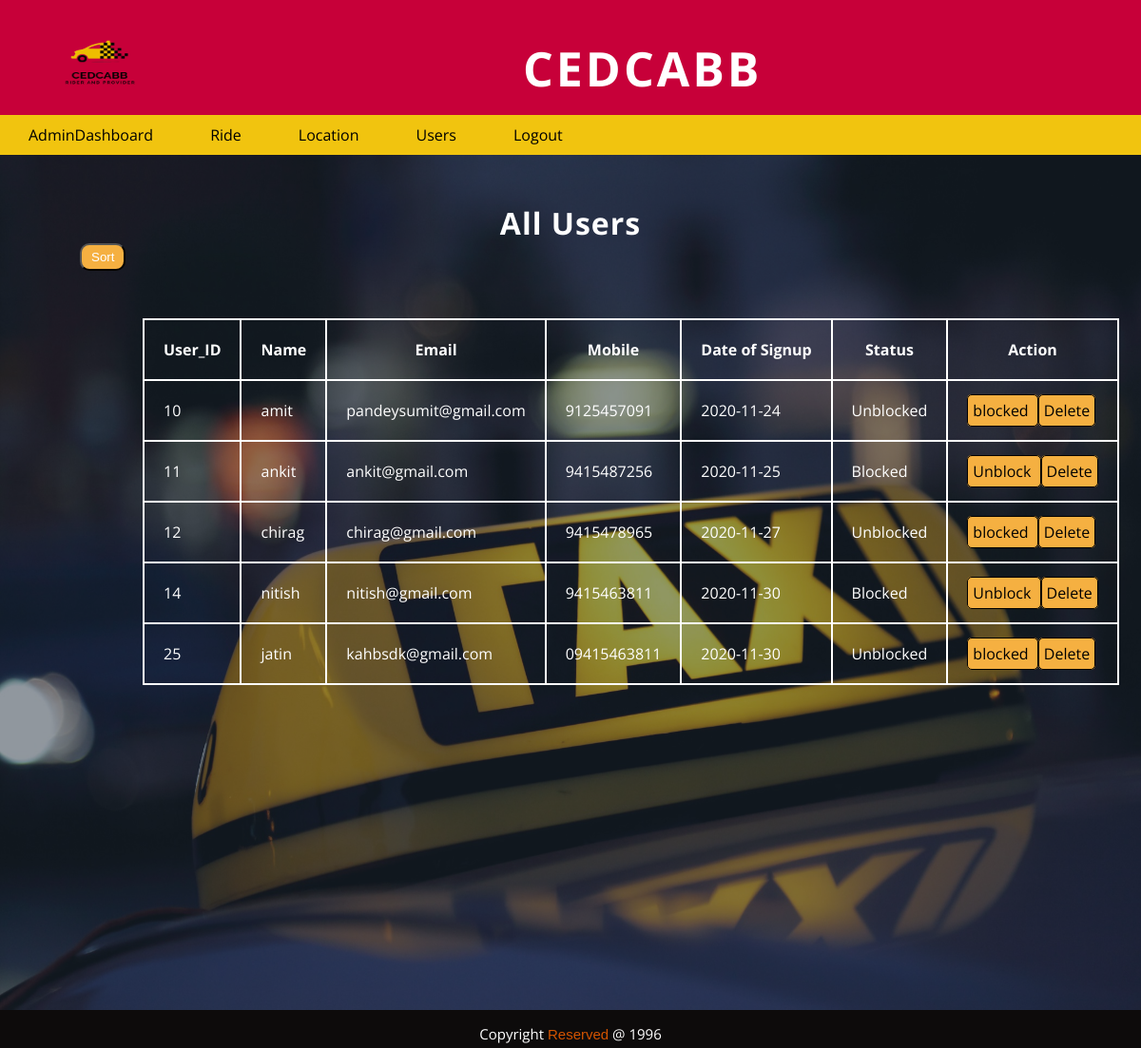
The page /Admin/manageCustomer.php on the database its author committed.
### tables this page shows
CREATE TABLE `userTable` (
  `user_id` int(50) NOT NULL,
  `username` varchar(50) NOT NULL,
  `mobile` varchar(50) NOT NULL,
  `email` varchar(50) NOT NULL,
  `password` varchar(200) NOT NULL,
  `date` date NOT NULL DEFAULT current_timestamp(),
  `is_admin` varchar(50) NOT NULL DEFAULT 'user',
  `is_block` int(10) NOT NULL DEFAULT 0
);

### Admin/config.php (called while the page is built, shortened)
<?php
class DB
{
    public function connect($host, $user, $pass, $dtb)
    {
        return $this->conn = mysqli_connect($host, $user, $pass, $dtb) or die('Could Not Connect.');
    }
}
class User extends DB
{
    public function getData($sort)
    {
        $result = mysqli_query($this->conn, "SELECT * FROM userTable WHERE `is_admin`!='admin' ORDER BY $sort ");
        if (mysqli_num_rows($result) > 0) {
            return $result;
        }
    }
}

### Admin/manageCustomer.php (the view, shortened to what this page needs)
<?php
require 'header.php';
require 'config.php';
$db = new User();
$db->connect('localhost', 'root', '', 'CabBooking');
?>
<?php if (isset($_GET['sort'])) {
    $sort = $_GET['sort'];
} else {
    $sort = 'user_id';
}
$sql = $db->getData($sort);
?>
<body class="admintop">
    <div class="adminbody">
        <img src="../images/taxi4.jpg" alt="">
        <div id="AdminWelcomeQuote">
            <h1>All Users</h1>
        </div>
        <div class="dropdown sort">
            <button class="dropbtn sortbtn">Sort</button>
        </div>
        <table id="AdminTable">
            <tr>
                <th>User_ID</th>
                <th>Name</th>
                <th>Email</th>
                <th>Mobile</th>
                <th>Date of Signup</th>
                <th>Status</th>
                <th>Action</th>
            </tr>
            <?php if (isset($sql)) {
                foreach ($sql as $key) { ?>
                    <tr>
                        <td><?php echo $key['user_id'] ?></td>
                        <td><?php echo $key['username'] ?></td>
                        <td><?php echo $key['email'] ?></td>
                        <td><?php echo $key['mobile'] ?></td>
                        <td><?php echo $key['date'] ?></td>
                        <td><?php if ($key['is_block'] == '1') {
                                echo "Unblocked";
                            } else {
                                echo "Blocked";
                            } ?></td>
                        <td><a id="blocked" href="manageCustomer.php?<?php if ($key['is_block'] == '0') {
                                                                            echo "blocked";
                                                                        } else {
                                                                            echo "unblocked";
                                                                        }
                                                                        ?>_id=<?php echo $key['user_id'] ?>">
                                <?php if ($key['is_block'] == '0') {
                                    echo "Unblock";
                                } else {
                                    echo "blocked";
                                }
                                ?><p hidden>A $_GET</p>
                            </a>
                            <a href="manageCustomer.php?delid=<?php echo $key['user_id'] ?>">Delete</a></td>
                    </tr>
            <?php }
            } ?>
        </table>
    </div>
    <?php require 'footer.php' ?>
</body>

### style.css (style rules this page uses)
.admintop { height: 900px; margin: 0; padding: 0; font-family: 'Open Sans', sans-serif; background-color: rgba(33, 47, 61 ); }
.adminbody { height: 900px; }
.adminbody img { width: 100%; font-family: Verdana; position: absolute; z-index: -3; opacity: 0.5; height: 900px; }
#AdminWelcomeQuote h1 { position: relative; margin: 0; color: white; text-align: center; padding-top: 50px; letter-spacing: 1px; }
#AdminTable { color: white; border: 2px solid white; border-collapse: collapse; transform: translate(150px,50px); }
#AdminTable th,#AdminTable td { border: 2px solid white; padding: 20px; }
#AdminTable td a { text-decoration: none; color: black; border: 1px solid black; background-color: #F5B041 ; border-radius: 5px; padding: 5px; }
#LocationTable tr td,th { border: 1px solid white; padding: 20px; }
.sort { margin-left: 7%; display: inline-block; }
.sortbtn { background-color: #F5B041; color: white; padding: 5px 10px; border-radius: 10px; }

### rows shown on the page
usertable: user_id "10", username "amit", email "pandeysumit@gmail.com", mobile "9125457091", date "2020-11-24", is_block "Unblocked"
usertable: user_id "11", username "ankit", email "ankit@gmail.com", mobile "9415487256", date "2020-11-25", is_block "Blocked"
usertable: user_id "12", username "chirag", email "chirag@gmail.com", mobile "9415478965", date "2020-11-27", is_block "Unblocked"
usertable: user_id "14", username "nitish", email "nitish@gmail.com", mobile "9415463811", date "2020-11-30", is_block "Blocked"
usertable: user_id "25", username "jatin", email "kahbsdk@gmail.com", mobile "09415463811", date "2020-11-30", is_block "Unblocked"
